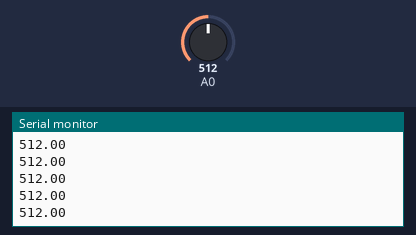
The sketch below on a simulated Arduino Uno, built with avr-gcc and run on an emulated ATmega328P. On the bench: the last lines printed to the serial monitor. Inputs (shaded band) come from the test bench; at power-on: A0 = 512.

Above: at 1.2 s.
1.3 s: A0 set to 716
At 2.3 s:
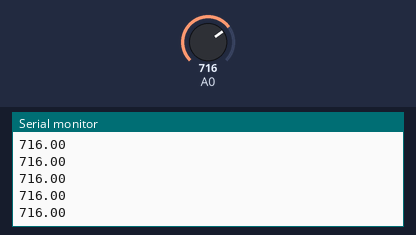
2.8 s: A0 set to 900
At 3.5 s:
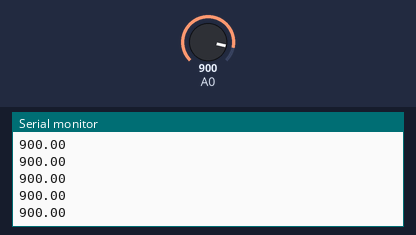
Timing chart, 0 to 5.8 s (numbered marks = the images above; inputs shaded):
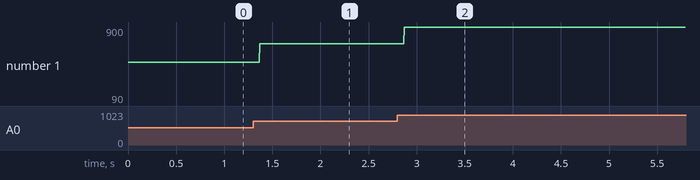

Measured:
- after the input at 1.3 s, the serial monitor: prints a new line after 0.07 s (image 1)
- after the input at 2.8 s, the serial monitor: prints a new line after 0.07 s (image 2)
- plotted number 1: 512 → 716 after the input at 1.3 s, 716 → 90 after the input at 2.8 s

The sketch:

PiezoTest.ino
```cpp
float value;
void setup() {
  Serial.begin(9800);
}

void loop() {
  value = analogRead(0);
  Serial.println(value);
  //delay(50);
}
```
